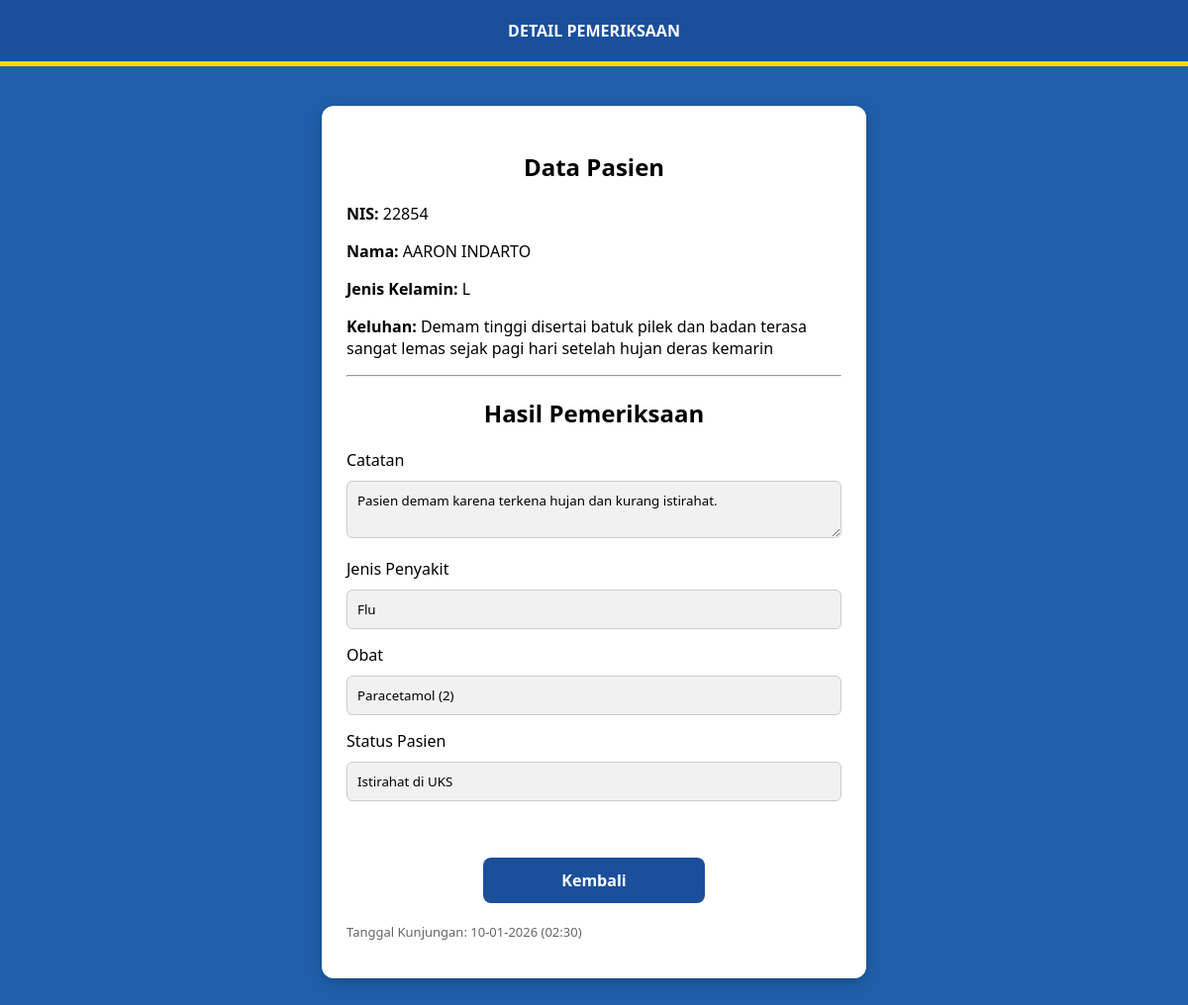
/admin/lihat.php?id=1, run on the app's committed database.
### tables this page shows
CREATE TABLE `t_siswa` (
  `NIS` char(15) NOT NULL,
  `NISN` char(25) DEFAULT NULL,
  `NIK` char(50) DEFAULT NULL,
  `NKK` char(50) DEFAULT NULL,
  `NAMA_SISWA` varchar(100) NOT NULL,
  `NAMA_PANGGILAN` varchar(50) DEFAULT NULL,
  `JENIS_KELAMIN` char(1) DEFAULT NULL COMMENT 'L / P',
  `TEMPAT_LAHIR` varchar(100) DEFAULT NULL,
  `TANGGAL_LAHIR` date DEFAULT NULL,
  `AGAMA` char(1) DEFAULT NULL,
  `KEWARGANEGARAAN` varchar(50) DEFAULT NULL,
  `ANAK_KE` char(2) DEFAULT NULL,
  `JML_SDR_KANDUNG` char(2) DEFAULT NULL,
  `JML_SDR_TIRI` char(2) DEFAULT NULL,
  `JML_SDR_ANGKAT` char(2) DEFAULT NULL,
  `STATUS_YATIM` char(2) DEFAULT NULL,
  `BAHASA` varchar(100) DEFAULT NULL,
  `ALAMAT_SISWA` text DEFAULT NULL,
  `NO_TELEPON` varchar(50) DEFAULT NULL,
  `TINGGAL` varbinary(100) DEFAULT NULL,
  `JARAK_TINGGAL` varchar(5) DEFAULT NULL,
  `WAKTU_TEMPUH` varchar(15) DEFAULT NULL,
  `GOL_DARAH` char(1) DEFAULT NULL,
  `RIWAYAT_SAKIT` varchar(100) DEFAULT NULL,
  `KELAINAN_JASMANI` varchar(100) DEFAULT NULL,
  `TINGGI_BADAN` decimal(4,1) DEFAULT NULL,
  `BERAT_BADAN` decimal(4,1) DEFAULT NULL,
  `LINGKAR_KEPALA` decimal(4,1) DEFAULT NULL,
  `ASAL_SEKOLAH` varchar(100) DEFAULT NULL,
  `IJAZAH_TANGGAL` date DEFAULT NULL,
  `IJAZAH_NOMOR` varchar(50) DEFAULT NULL,
  `LAMA_BELAJAR` char(2) DEFAULT NULL,
  `PINDAHAN_SMA` varchar(100) DEFAULT NULL,
  `PINDAHAN_ALASAN` varchar(100) DEFAULT NULL,
  `DITERIMA_TINGKAT` varchar(10) DEFAULT NULL,
  `DITERIMA_KELAS` varchar(10) DEFAULT NULL,
  `DITERIMA_TANGGAL` date DEFAULT NULL,
  `FOTO` varchar(100) DEFAULT NULL,
  `ID_USER` varchar(64) NOT NULL,
  `KAB_KOTA` varchar(100) DEFAULT NULL,
  `TANGGAL_AKSES` timestamp NULL DEFAULT current_timestamp() ON UPDATE current_timestamp(),
  PRIMARY KEY (`NIS`),
  UNIQUE KEY `t_siswa_indx` (`NIS`(10)) USING BTREE
);

CREATE TABLE `kunjungan` (
  `id_kunjungan` int(11) NOT NULL AUTO_INCREMENT,
  `jenis_pasien` varchar(20) NOT NULL,
  `id_pasien` varchar(20) NOT NULL,
  `tanggal_kunjungan` timestamp NOT NULL DEFAULT current_timestamp(),
  `keluhan` text DEFAULT NULL,
  `created_at` timestamp NULL DEFAULT current_timestamp(),
  PRIMARY KEY (`id_kunjungan`)
);

CREATE TABLE `pemeriksaan_klinis` (
  `id_pemeriksaan` int(11) NOT NULL AUTO_INCREMENT,
  `id_kunjungan` int(11) NOT NULL,
  `catatan_admin` text DEFAULT NULL,
  `status_pasien` enum('Istirahat di UKS','Dipulangkan','Dirujuk','Kembali melanjutkan aktivitas') DEFAULT NULL,
  `jenis_penyakit` varchar(100) NOT NULL,
  `id_obat` int(11) DEFAULT NULL,
  PRIMARY KEY (`id_pemeriksaan`),
  KEY `id_kunjungan` (`id_kunjungan`),
  KEY `id_obat` (`id_obat`),
  CONSTRAINT `pemeriksaan_klinis_ibfk_2` FOREIGN KEY (`id_obat`) REFERENCES `obat` (`id_obat`)
);

### admin/lihat.php (the view, shortened to what this page needs)
<?php
$conn = new mysqli("localhost", "root", "", "uks");
$id = intval($_GET['id'] ?? 0);
$query = $conn->query("SELECT * FROM kunjungan WHERE id_kunjungan='$id'");
$kunjungan = $query->fetch_assoc();
$cek = $conn->query("SELECT * FROM pemeriksaan_klinis WHERE id_kunjungan='$id'");
$data_pemeriksaan = $cek->fetch_assoc();
$obat_list = [];
if ($kunjungan) {
    if ($kunjungan['jenis_pasien'] == 'siswa') {
        $pasien = $conn->query("SELECT * FROM t_siswa WHERE NIS='" . $kunjungan['id_pasien'] . "'")->fetch_assoc();
    } elseif ($kunjungan['jenis_pasien'] == 'guru') {
        $pasien = $conn->query("SELECT * FROM guru WHERE id_guru='" . $kunjungan['id_pasien'] . "'")->fetch_assoc();
    } elseif ($kunjungan['jenis_pasien'] == 'karyawan') {
        $pasien = $conn->query("SELECT * FROM karyawan WHERE id_karyawan='" . $kunjungan['id_pasien'] . "'")->fetch_assoc();
    }
}
if ($data_pemeriksaan) {
    $obat_query = $conn->query("
        SELECT o.nama_obat, po.jumlah
        FROM pemeriksaan_obat po
        JOIN obat o ON po.id_obat = o.id_obat
        WHERE po.id_pemeriksaan = '" . $data_pemeriksaan['id_pemeriksaan'] . "'
        ORDER BY po.id ASC
    ");
    while ($row = $obat_query->fetch_assoc()) {
        $qty = intval($row['jumlah'] ?? 1);
        $obat_list[] = ($qty > 1) ? $row['nama_obat'] . " ({$qty})" : $row['nama_obat'];
    }
}
$halaman_kembali = '';
if ($kunjungan) {
    if ($kunjungan['jenis_pasien'] == 'siswa') {
        $halaman_kembali = 'semua_hal_admin/hal_siswa.php';
    } elseif ($kunjungan['jenis_pasien'] == 'guru') {
        $halaman_kembali = 'semua_hal_admin/hal_guru.php';
    } elseif ($kunjungan['jenis_pasien'] == 'karyawan') {
        $halaman_kembali = 'semua_hal_admin/hal_karyawan.php';
    }
}
?>
<!DOCTYPE html>
<html>
<head>
</head>
<body>
    <div class="header">
        DETAIL PEMERIKSAAN
    </div>
    <div class="form-box">
        <h2>Data Pasien</h2>
        <?php if ($pasien && $kunjungan): ?>
            <?php if ($kunjungan['jenis_pasien'] == 'siswa'): ?>
                <p><b>NIS:</b> <?= $pasien['NIS']; ?></p>
                <p><b>Nama:</b> <?= $pasien['NAMA_SISWA']; ?></p>
                <p><b>Jenis Kelamin:</b> <?= $pasien['JENIS_KELAMIN']; ?></p>
            <?php elseif ($kunjungan['jenis_pasien'] == 'guru'): ?>
                <p><b>Nama:</b> <?= $pasien['nama']; ?></p>
                <p><b>Jenis Kelamin:</b> <?= $pasien['jenis_kelamin']; ?></p>
            <?php elseif ($kunjungan['jenis_pasien'] == 'karyawan'): ?>
                <p><b>Nama:</b> <?= $pasien['nama']; ?></p>
                <p><b>Jenis Kelamin:</b> <?= $pasien['jenis_kelamin']; ?></p>
            <?php endif; ?>
            <p><b>Keluhan:</b> <?= $kunjungan['keluhan']; ?></p>
        <?php else: ?>
            <p style="color:red;">Data tidak ditemukan</p>
        <?php endif; ?>
        <hr>
        <h2>Hasil Pemeriksaan</h2>
        <label>Catatan</label>
        <textarea readonly><?= $data_pemeriksaan['catatan_admin'] ?? '-' ?></textarea>
        <label>Jenis Penyakit</label>
        <input type="text" readonly value="<?= $data_pemeriksaan['jenis_penyakit'] ?? '-' ?>">
        <label>Obat</label>
        <input type="text" readonly value="<?= !empty($obat_list) ? implode(', ', $obat_list) : '-' ?>">
        <label>Status Pasien</label>
        <input type="text" readonly value="<?= $data_pemeriksaan['status_pasien'] ?? '-' ?>">
        <br><br>
        <a href="<?= $halaman_kembali ?>" class="btn btn-center"
            style="display:block; margin:20px auto; width:200px; text-align:center;">
            Kembali
        </a>
        <p style="font-size:13px; color:#666; margin-top:20px; text-align:left;">
            Tanggal Kunjungan:
            <?= date('d-m-Y', strtotime($kunjungan['tanggal_kunjungan'])) ?>
            (<?= date('H:i', strtotime($kunjungan['tanggal_kunjungan'])) ?>)
        </p>
    </div>
</body>
</html>

### admin/lihat.php (style rules this page uses)
body { font-family: 'Segoe UI'; background: #1f5faa; margin: 0; }
.header { background: #1b4f9c; color: white; text-align: center; padding: 20px; font-weight: bold; border-bottom: 5px solid #ffd700; }
.form-box { background: white; max-width: 500px; margin: 40px auto; padding: 25px; border-radius: 12px; box-shadow: 0 4px 15px rgba(0, 0, 0, 0.2); }
h2 { text-align: center; }
textarea, input, select { width: 100%; box-sizing: border-box; padding: 10px; margin-top: 10px; margin-bottom: 15px; border-radius: 6px; border: 1px solid #ccc; background: #f1f1f1; font-family: 'Segoe UI'; }
.btn { width: 100%; background: #1b4f9c; color: white; padding: 12px; border: none; border-radius: 8px; font-weight: bold; cursor: pointer; text-decoration: none; display: inline-block; text-align: center; }

### data on the page
t_siswa: NIS "22854", NAMA_SISWA "AARON INDARTO", JENIS_KELAMIN "L"
kunjungan: keluhan "Demam tinggi disertai batuk pilek dan badan terasa sangat lemas sejak pagi hari setelah hujan deras kemarin", tanggal_kunjungan "10-01-2026", tanggal_kunjungan "02:30"
pemeriksaan_klinis: catatan_admin "Pasien demam karena terkena hujan dan kurang istirahat.", jenis_penyakit "Flu", status_pasien "Istirahat di UKS"
